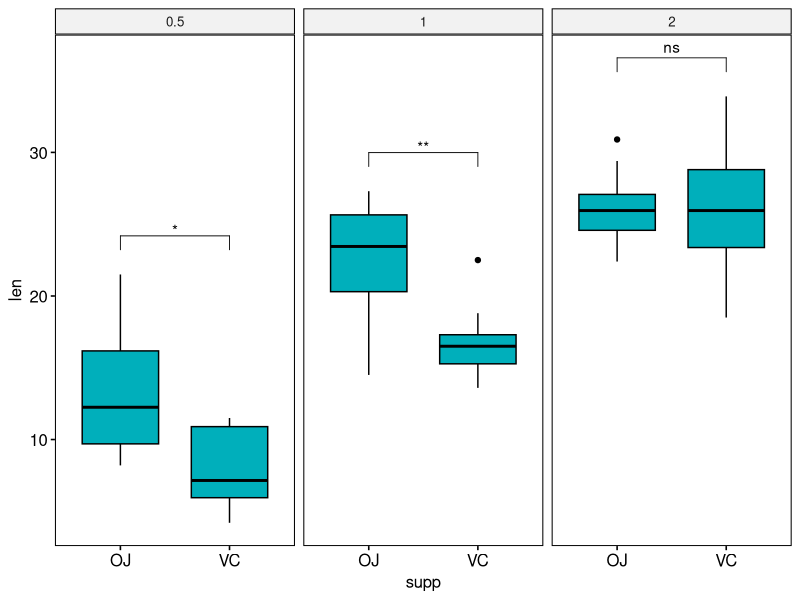
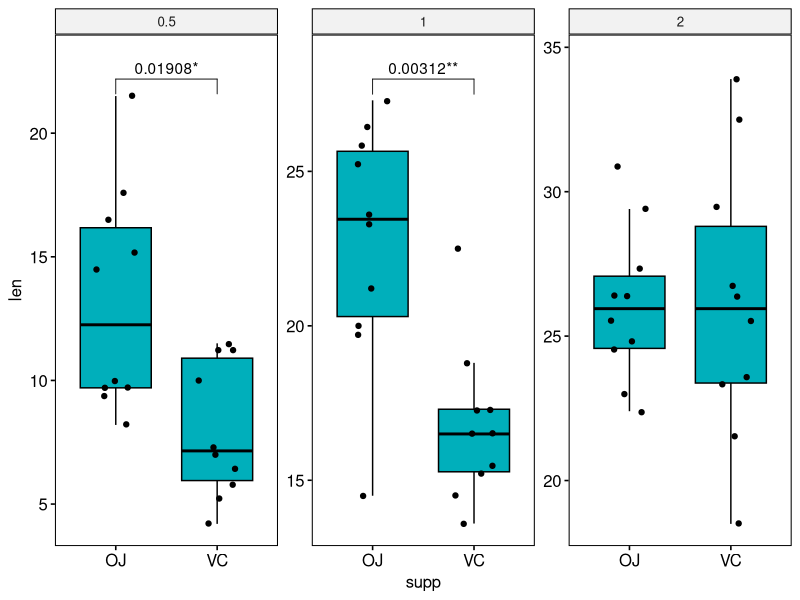
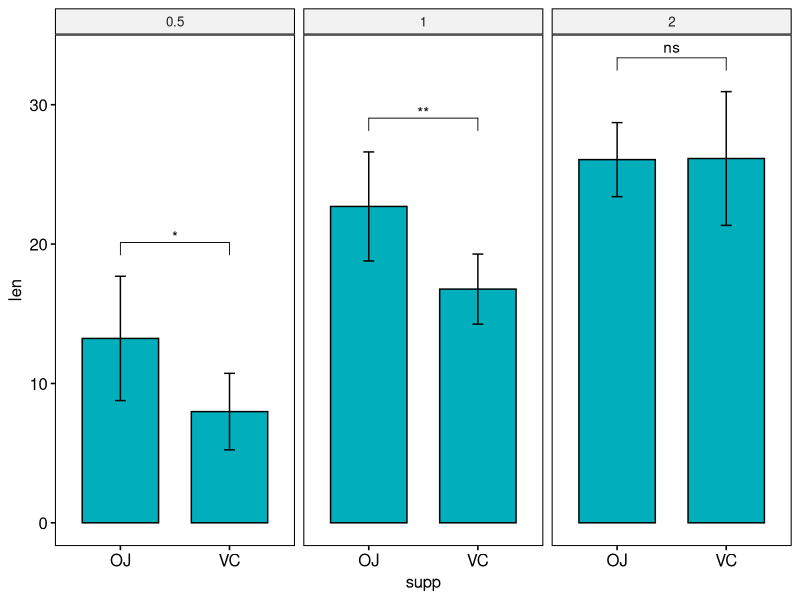
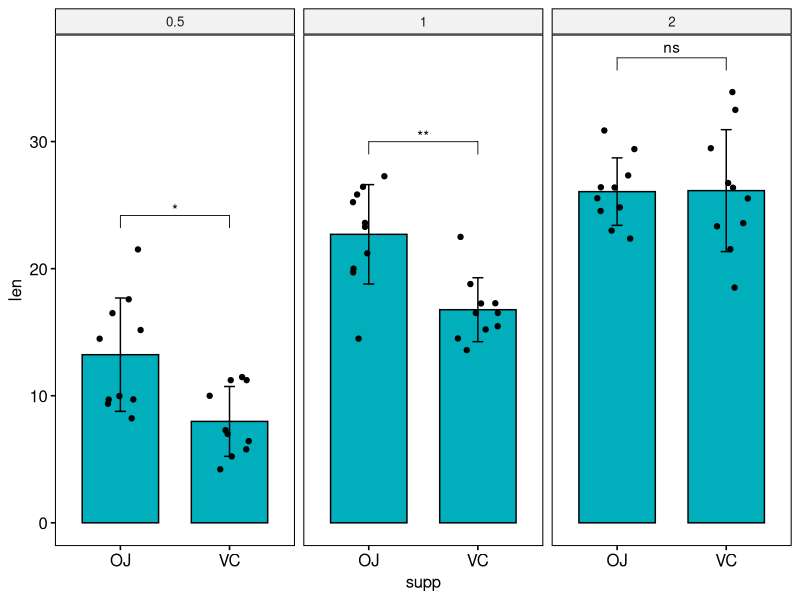
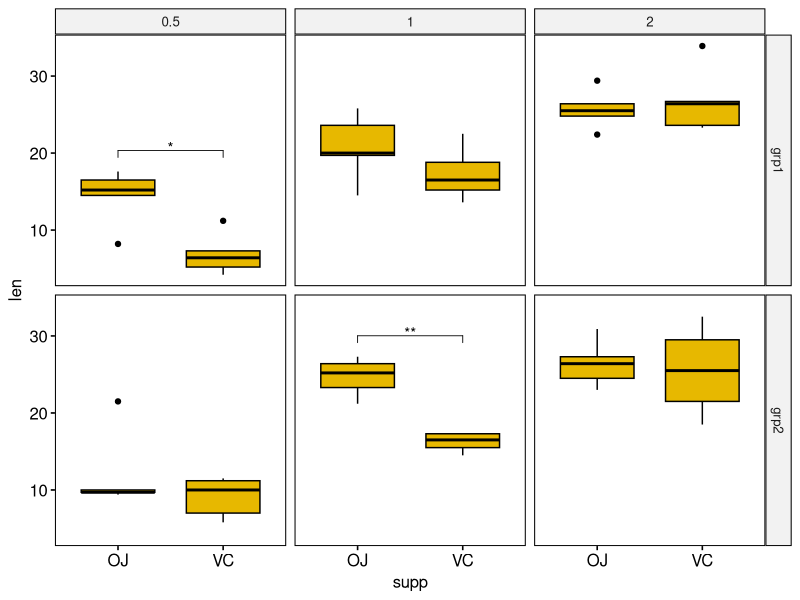
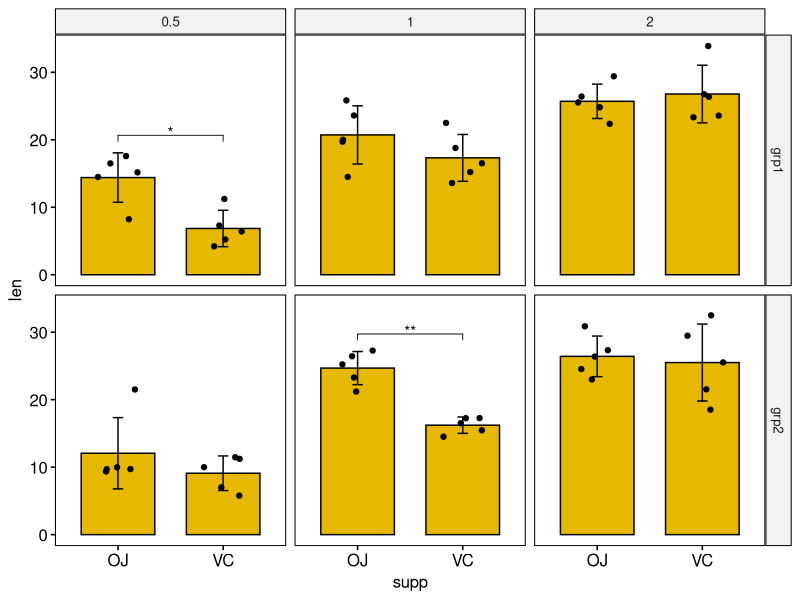
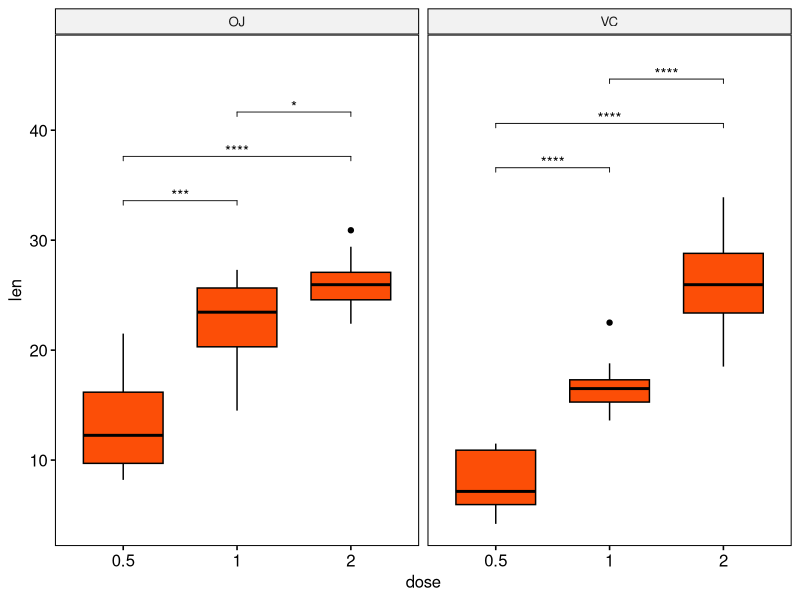
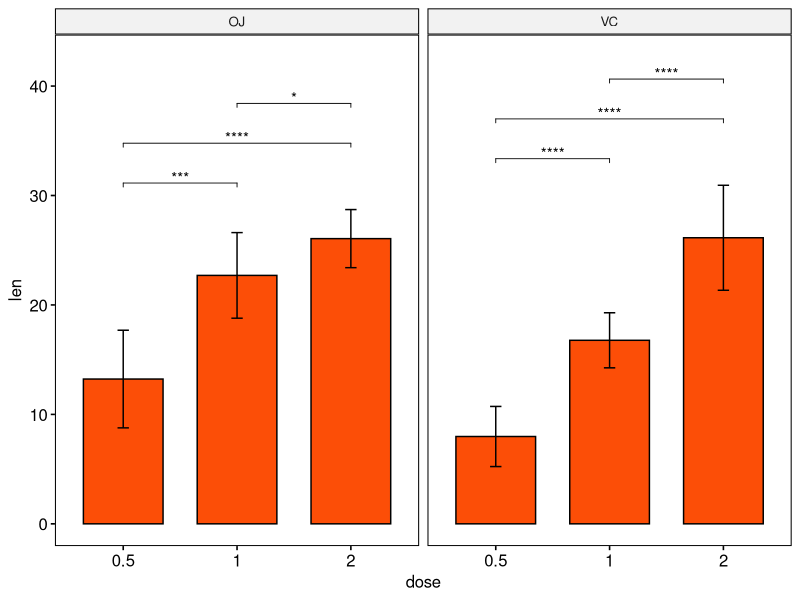

Reproduce these figures in R, in order.
## ---- chunk 1
library(ggpubr)
library(rstatix)
# Transform `dose` into factor variable 
df <- ToothGrowth 
df$dose <- as.factor(df$dose) 
# Add a random grouping variable 
df$group <- factor(rep(c("grp1", "grp2"), 30)) 
head(df, 3)
## ---- chunk 2
stat.test <- df %>%
  group_by(dose) %>%
  t_test(len ~ supp) %>%
  adjust_pvalue(method = "bonferroni") %>%
  add_significance()
stat.test
## ---- chunk 3
# Create a box plot
bxp <- ggboxplot(
  df, x = "supp", y = "len", fill = "#00AFBB", 
  facet.by = "dose"
  )

# Make facet and add p-values
stat.test <- stat.test %>% add_xy_position(x = "supp")
bxp + stat_pvalue_manual(stat.test)
## ---- chunk 4
bxp <- ggboxplot(
  df, x = "supp", y = "len", fill = "#00AFBB", 
  facet.by = "dose", scales = "free", add = "jitter"
  )
bxp +  
  stat_pvalue_manual(
    stat.test, bracket.nudge.y = -2, hide.ns = TRUE,
    label = "{p.adj}{p.adj.signif}"
    ) +
  scale_y_continuous(expand = expansion(mult = c(0.05, 0.1)))
## ---- chunk 5
# Create a bar plot with error bars (mean +/- sd)
bp <- ggbarplot(
  df, x = "supp", y = "len", add = "mean_sd", 
  fill = "#00AFBB", facet.by = "dose"
  )

# Add p-values onto the bar plots
stat.test <- stat.test %>% add_xy_position(fun = "mean_sd", x = "supp")
bp + stat_pvalue_manual(stat.test)
## ---- chunk 6
# Create a bar plot with error bars (mean +/- sd)
bp <- ggbarplot(
  df, x = "supp", y = "len", add = c("mean_sd", "jitter"), 
  fill = "#00AFBB", facet.by = "dose"
  )

# Add p-values onto the bar plots
stat.test <- stat.test %>% add_xy_position(fun = "max", x = "supp")
bp + stat_pvalue_manual(stat.test)
## ---- chunk 7
stat.test <- df %>%
  group_by(group, dose) %>%
  t_test(len ~ supp) %>%
  adjust_pvalue(method = "bonferroni") %>%
  add_significance()
stat.test 
## ---- chunk 8
# Create box plots with significance levels
# Hide ns (non-significant)
stat.test <- stat.test %>% add_xy_position(x = "supp")
ggboxplot(
  df, x = "supp", y = "len", fill = "#E7B800",
  facet = c("group", "dose")
  ) +
  stat_pvalue_manual(stat.test, hide.ns = TRUE)
## ---- chunk 9
# Create bar plots with significance levels
# Hide ns (non-significant)
stat.test <- stat.test %>% add_xy_position(x = "supp", fun = "mean_sd")
ggbarplot(
  df, x = "supp", y = "len", fill = "#E7B800",
  add = c("mean_sd", "jitter"), facet = c("group", "dose")
  ) +
  stat_pvalue_manual(stat.test, hide.ns = TRUE)
## ---- chunk 10
stat.test <- df %>%
  group_by(supp) %>%
  t_test(len ~ dose)
stat.test
## ---- chunk 11
# Box plots with p-values
stat.test <- stat.test %>% add_y_position()
ggboxplot(df, x = "dose", y = "len", fill = "#FC4E07", facet.by = "supp") +
  stat_pvalue_manual(stat.test, label = "p.adj.signif", tip.length = 0.01) +
  scale_y_continuous(expand = expansion(mult = c(0.05, 0.1)))
## ---- chunk 12
# Bar plot with p-values
# Add 10% space on the y-axis above the box plots
stat.test <- stat.test %>% add_y_position(fun = "mean_sd")
ggbarplot(
  df, x = "dose", y = "len", fill = "#FC4E07",
  add = "mean_sd", facet.by = "supp"
  ) + 
  stat_pvalue_manual(stat.test,  label = "p.adj.signif", tip.length = 0.01) +
  scale_y_continuous(expand = expansion(mult = c(0.05, 0.1)))
## ---- chunk 13
stat.test <- df %>%
  group_by(supp) %>%
  t_test(len ~ dose, ref.group = "0.5")
stat.test
## ---- chunk 14
stat.test <- stat.test %>% add_y_position()
ggboxplot(df, x = "dose", y = "len", fill = "#FC4E07", facet.by = "supp") +
  stat_pvalue_manual(stat.test, label = "p.adj.signif", tip.length = 0.01) +
  scale_y_continuous(expand = expansion(mult = c(0.05, 0.1)))
## ---- chunk 15
# Show only significance levels at x = group2
# Move down significance symbols using vjust
stat.test <- stat.test %>% add_y_position()
ggboxplot(df, x = "dose", y = "len", fill = "#FC4E07", facet.by = "supp") +
  stat_pvalue_manual(stat.test, label = "p.adj.signif", x = "group2", vjust = 2) 
## ---- chunk 16
# Add 10% space on the y-axis above the box plots
stat.test <- stat.test %>% add_y_position(fun = "mean_sd")
ggbarplot(
  df, x = "dose", y = "len", fill = "#FC4E07",
  add = c("mean_sd", "jitter"), facet.by = "supp"
  ) + 
  stat_pvalue_manual(stat.test,  label = "p.adj.signif", tip.length = 0.01) +
  scale_y_continuous(expand = expansion(mult = c(0.05, 0.1)))
## ---- chunk 17
stat.test <- df %>%
  group_by(group, supp) %>%
  t_test(len ~ dose) %>%
  adjust_pvalue(method = "bonferroni") %>%
  add_significance()
stat.test 
## ---- chunk 18
# Create box plots with significance levels
# Hide ns (non-significant)
# Add 15% space between labels and the plot top border
stat.test <- stat.test %>% add_xy_position(x = "dose")
ggboxplot(
  df, x = "dose", y = "len", fill = "#FC4E07",
  facet = c("group", "supp")
  ) +
  stat_pvalue_manual(stat.test, hide.ns = TRUE) +
  scale_y_continuous(expand = expansion(mult = c(0.05, 0.15)))
## ---- chunk 19
# Create bar plots with significance levels
# Hide ns (non-significant)
# Add 15% space between labels and the plot top border
stat.test <- stat.test %>% add_xy_position(x = "dose", fun = "mean_sd")
ggbarplot(
  df, x = "dose", y = "len", fill = "#FC4E07",
  add = c("mean_sd", "jitter"), facet = c("group", "supp")
  ) +
  stat_pvalue_manual(stat.test, hide.ns = TRUE) +
  scale_y_continuous(expand = expansion(mult = c(0.05, 0.15)))
## ---- chunk 20
# Box plots
bxp <- ggboxplot(
  df, x = "supp", y = "len", color = "dose", 
   palette = "jco", facet.by = "group"
  )
bxp 
## ---- chunk 21
bp <- ggbarplot(
  df, x = "supp", y = "len", color = "dose",
  palette = "jco", add = "mean_sd",
  position = position_dodge(0.8),
  facet.by = "group"
  )
bp
## ---- chunk 22
stat.test <- df %>%
  group_by(supp, group) %>%
  t_test(len ~ dose) 
stat.test
## ---- chunk 23
# Box plots with p-values
# Hide ns (non-significant)
stat.test <- stat.test %>%
  add_xy_position(x = "supp", dodge = 0.8)
bxp + 
  stat_pvalue_manual(
    stat.test, label = "p.adj.signif", tip.length = 0.01,
    hide.ns = TRUE
    ) +
  scale_y_continuous(expand = expansion(mult = c(0.01, 0.1)))
## ---- chunk 24
stat.test <- stat.test %>%
  add_xy_position(x = "supp", fun = "mean_sd", dodge = 0.8)
bp + 
  stat_pvalue_manual(
    stat.test, label = "p.adj.signif", tip.length = 0.01,
    hide.ns = TRUE
    ) +
  scale_y_continuous(expand = expansion(mult = c(0.01, 0.1)))
## ---- chunk 25
stat.test <- df %>%
  group_by(supp, group) %>%
  t_test(len ~ dose, ref.group = "0.5")
stat.test
## ---- chunk 26
stat.test <- stat.test %>%
  add_xy_position(x = "supp", dodge = 0.8)
bxp + 
  stat_pvalue_manual(
    stat.test, label = "p.adj.signif", tip.length = 0.01
    ) +
  scale_y_continuous(expand = expansion(mult = c(0.01, 0.1)))
## ---- chunk 27
stat.test <- stat.test %>%
  add_xy_position(x = "supp", fun = "mean_sd", dodge = 0.8)
bp + 
  stat_pvalue_manual(
    stat.test, label = "p.adj.signif", tip.length = 0.01
    ) +
  scale_y_continuous(expand = expansion(mult = c(0.01, 0.1)))
## ---- chunk 28
sessionInfo()
getwd()
